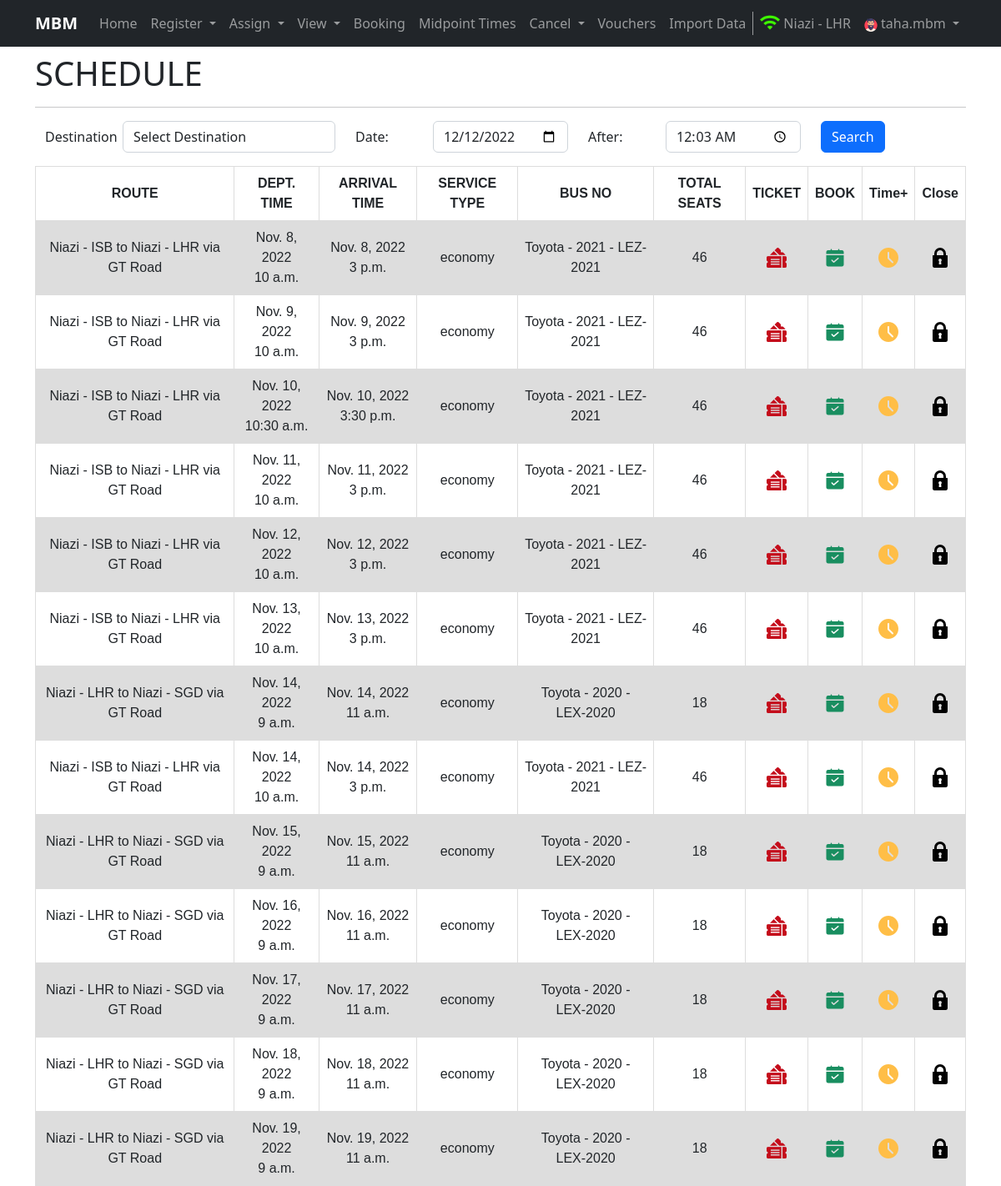
The app's page / (signed in), older data.
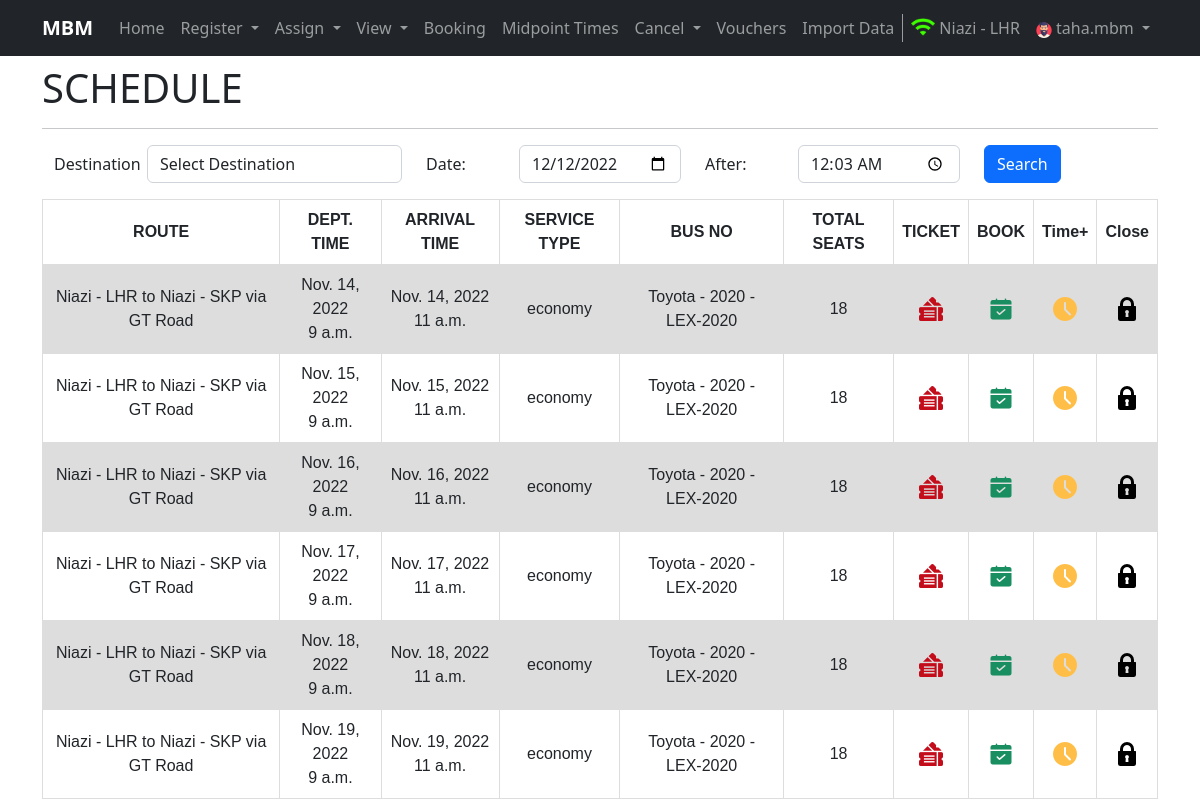
The same page, newer data.
### home/models.py (models this page shows, shortened)
class Schedule(models.Model):
    departure = models.DateTimeField()
    arrival = models.DateTimeField()
    route_assg_bus = models.ForeignKey("RouteAssignedToBus", on_delete=models.CASCADE)
    mid_dept = models.CharField(max_length=500, default=None, null=True)
    status = models.BooleanField(default=True)
    created = models.DateTimeField(auto_now_add=True, editable=False, null=False, blank=False)
    last_modified = models.DateTimeField(auto_now_add=True, editable=False, null=False, blank=False)
    class Meta:
        verbose_name_plural = 'Schedule'

class RouteAssignedToBus(models.Model):
    bus = models.ForeignKey("Bus", on_delete=models.SET_NULL, null=True)
    route = models.ForeignKey("Route", on_delete=models.CASCADE)
    created = models.DateTimeField(auto_now_add=True, editable=False, null=False, blank=False)
    last_modified = models.DateTimeField(auto_now_add=True, editable=False, null=False, blank=False)
    class Meta:
        verbose_name_plural = 'RouteAssignedToBus'

class Route(models.Model):
    source = models.ForeignKey(Terminal, related_name='source_terminal', on_delete=models.CASCADE)
    destination = models.ForeignKey(Terminal, related_name='destination_terminal', on_delete=models.CASCADE)
    via = models.CharField(max_length=100)
    created = models.DateTimeField(auto_now_add=True, editable=False, null=False, blank=False)
    last_modified = models.DateTimeField(auto_now_add=True, editable=False, null=False, blank=False)
    class Meta:
        verbose_name_plural = 'Route'
    def __str__(self):
        return str(self.source) + ' to ' + str(self.destination) + ' via ' + self.via

class Terminal(models.Model):
    tcode = models.CharField(max_length=3, unique=True)
    name = models.CharField(max_length=100)
    city = models.CharField(max_length=100)
    address = models.CharField(max_length=150)
    created = models.DateTimeField(auto_now_add=True, editable=False, null=False, blank=False)
    last_modified = models.DateTimeField(auto_now_add=True, editable=False, null=False, blank=False)
    class Meta:
        verbose_name_plural = 'Terminal'
    def __str__(self):
        return self.name + ' - ' + self.city

class Bus(models.Model):
    bus_number = models.CharField(max_length=30, unique=True)
    seating_capacity = models.IntegerField()
    service_type = models.CharField(max_length=100)
    bus_model = models.CharField(max_length=100)
    created = models.DateTimeField(auto_now_add=True, editable=False, null=False, blank=False)
    last_modified = models.DateTimeField(auto_now_add=True, editable=False, null=False, blank=False)
    class Meta:
        verbose_name_plural = 'Bus'
    def __str__(self):
        return self.bus_model + ' - ' + self.bus_number

### home/views.py (the view, shortened to what this page needs)
# urls.py: path('', views.schedule, name='schedule'),
def schedule(request):
    if request.user.is_anonymous:
        return redirect('/login')
    schedule, user, userterminal, inner_qs, routes = None, None, None, None, None
    try:
        user = User.objects.get(id=request.user.id)
        userterminal = UserofTerminal.objects.get(user=user)
        request.session['uterminal'] = str(userterminal.terminal)
    except Exception as e:
        messages.warning(request, e)
    try:
        inner_qs = Closedby.objects.filter(terminal=userterminal.terminal).values('schedule')
        route = Route.objects.filter(source=userterminal.terminal)
        schedule = Schedule.objects.filter(status=True).exclude(id__in=inner_qs).order_by('departure')
        routes = Route.objects.all()
    except Exception as e:
        messages.warning(request, e)
    return render(request, 'index.html', {'schedule': schedule, 'uterminal': userterminal, 'routes': routes})

### templates/index.html (shortened to what this page needs)
{% extends 'base.html' %}
{% block username %}{{ request.user.username }}{% endblock username %}
{% block terminal %}{{ request.session.uterminal }}{% endblock terminal %}
{%block body%}
{% load static %}
<div class="container my-2">
  <h1>SCHEDULE</h1>
  <hr>
  <div class="container">
    <form method="post" name="schedule-form" class="mx-auto" id="schedule-form" action="/schedule">
      <div class="mb-3 row">
        <label for="inputRoute" class="col-sm-1 col-form-label">Destination</label>
        <div class="col-sm-3">
          <select name="inputRoute" class="form-control" id="inputRoute">
            <option value="" selected>Select Destination</option>
          </select>
        </div>
        <label for="inputDate" class="col-sm-1 col-form-label">Date: </label>
        <div class="col-sm-2">
          <input type="date" class="form-control" id="inputDate" name="inputDate" value="">
        </div>
        <label for="inputTime" class="col-sm-1 col-form-label">After: </label>
        <div class="col-sm-2">
          <input type="time" class="form-control" id="inputTime" name="inputTime">
        </div>
        <div class="col-sm-2">
          <button type="submit" class="btn btn-primary">Search</button>
        </div>
      </div>
    </form>
  </div>
</div>
<div class="container">
  <table class="schedule">
    <tr>
      <th>ROUTE</th>
      <th>DEPT. TIME</th>
      <th>ARRIVAL TIME</th>
      <th>SERVICE TYPE</th>
      <th>BUS NO</th>
      <th>TOTAL SEATS</th>
      <th>TICKET</th>
      <th>BOOK</th>
      <th>Time+</th>
      <th>Close</th>
    </tr>
    {% for sc in schedule %}
    {% if sc.route_assg_bus.bus %}
    <tr class="tr">
      <td>{{sc.route_assg_bus.route}}</td>
      <td>{{sc.departure.date}}<br>{{sc.departure.time}}</td>
      <td>{{sc.arrival.date}}<br>{{sc.arrival.time}}</td>
      <td>{{sc.route_assg_bus.bus.service_type}}</td>
      <td>{{sc.route_assg_bus.bus}}</td>
      <td>{{sc.route_assg_bus.bus.seating_capacity}}</td>
      <td><a href="{% url 'ticketing' schedule_id=sc.id %}" tooltip="ticket"><img src="{% static 'images/purchase.png' %}"></a></td>
      <td><a href="{% url 'booking' schedule_id=sc.id %}" tooltip="book"><img src="{% static 'images/book.png' %}"></a></td>
      <td><a href="{% url 'addtime' schedule_id=sc.id %}" tooltip="Add Time"><img src="{% static 'images/time.png' %}"></a></td>
      <td><a href="{% url 'close' schedule_id=sc.id %}"><img src="{% static 'images/lock.png' %}"></a></td>
    </tr>
    {% endif %}
    {% endfor %}
  </table>
</div>
{%endblock body%}

Row changes from the older to the newer data that the page shows:
removed Schedule: route_assg_bus.route "Niazi - ISB to Niazi - LHR via GT Road", departure "Nov. 8, 2022", departure.time "10 a.m.", arrival "Nov. 8, 2022", arrival.time "3 p.m.", route_assg_bus.bus.service_type "economy", route_assg_bus.bus "Toyota - 2021 - LEZ-2021", route_assg_bus.bus.seating_capacity "46"
removed Schedule: route_assg_bus.route "Niazi - ISB to Niazi - LHR via GT Road", departure "Nov. 9, 2022", departure.time "10 a.m.", arrival "Nov. 9, 2022", arrival.time "3 p.m.", route_assg_bus.bus.service_type "economy", route_assg_bus.bus "Toyota - 2021 - LEZ-2021", route_assg_bus.bus.seating_capacity "46"
removed Schedule: route_assg_bus.route "Niazi - ISB to Niazi - LHR via GT Road", departure "Nov. 10, 2022", departure.time "10:30 a.m.", arrival "Nov. 10, 2022", arrival.time "3:30 p.m.", route_assg_bus.bus.service_type "economy", route_assg_bus.bus "Toyota - 2021 - LEZ-2021", route_assg_bus.bus.seating_capacity "46"
removed Schedule: route_assg_bus.route "Niazi - ISB to Niazi - LHR via GT Road", departure "Nov. 11, 2022", departure.time "10 a.m.", arrival "Nov. 11, 2022", arrival.time "3 p.m.", route_assg_bus.bus.service_type "economy", route_assg_bus.bus "Toyota - 2021 - LEZ-2021", route_assg_bus.bus.seating_capacity "46"
removed Schedule: route_assg_bus.route "Niazi - ISB to Niazi - LHR via GT Road", departure "Nov. 12, 2022", departure.time "10 a.m.", arrival "Nov. 12, 2022", arrival.time "3 p.m.", route_assg_bus.bus.service_type "economy", route_assg_bus.bus "Toyota - 2021 - LEZ-2021", route_assg_bus.bus.seating_capacity "46"
removed Schedule: route_assg_bus.route "Niazi - ISB to Niazi - LHR via GT Road", departure "Nov. 13, 2022", departure.time "10 a.m.", arrival "Nov. 13, 2022", arrival.time "3 p.m.", route_assg_bus.bus.service_type "economy", route_assg_bus.bus "Toyota - 2021 - LEZ-2021", route_assg_bus.bus.seating_capacity "46"
removed Schedule: route_assg_bus.route "Niazi - ISB to Niazi - LHR via GT Road", departure "Nov. 14, 2022", departure.time "10 a.m.", arrival "Nov. 14, 2022", arrival.time "3 p.m.", route_assg_bus.bus.service_type "economy", route_assg_bus.bus "Toyota - 2021 - LEZ-2021", route_assg_bus.bus.seating_capacity "46"
changed through a linked row, Schedule "Nov. 14, 2022": route_assg_bus.route "Niazi - LHR to Niazi - SGD via GT Road" → "Niazi - LHR to Niazi - SKP via GT Road"
changed through a linked row, Schedule "Nov. 15, 2022": route_assg_bus.route "Niazi - LHR to Niazi - SGD via GT Road" → "Niazi - LHR to Niazi - SKP via GT Road"
changed through a linked row, Schedule "Nov. 16, 2022": route_assg_bus.route "Niazi - LHR to Niazi - SGD via GT Road" → "Niazi - LHR to Niazi - SKP via GT Road"
changed through a linked row, Schedule "Nov. 17, 2022": route_assg_bus.route "Niazi - LHR to Niazi - SGD via GT Road" → "Niazi - LHR to Niazi - SKP via GT Road"
changed through a linked row, Schedule "Nov. 18, 2022": route_assg_bus.route "Niazi - LHR to Niazi - SGD via GT Road" → "Niazi - LHR to Niazi - SKP via GT Road"
changed through a linked row, Schedule "Nov. 19, 2022": route_assg_bus.route "Niazi - LHR to Niazi - SGD via GT Road" → "Niazi - LHR to Niazi - SKP via GT Road"
